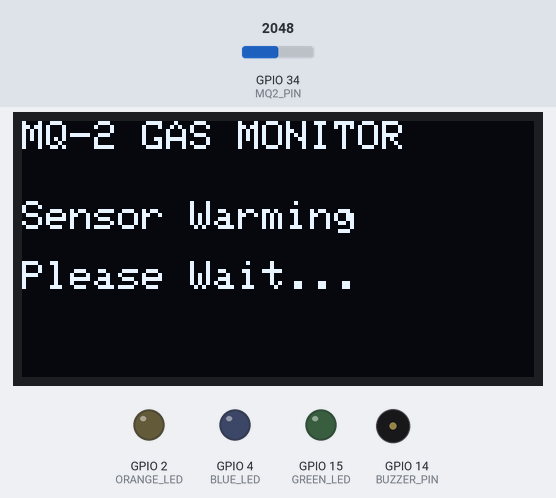
This sketch was run on a simulated ESP32. Parts: 128×64 one-colour display, output pins drawn as LEDs (lit = HIGH), buzzer (waves = sounding). The inputs (shaded band) are chosen by the test bench; at power-on: GPIO 34 (MQ2_PIN) = 2048. What the sketch prints to the serial monitor is not drawn.

Above: at 0.1 s.
At 30.1 s:
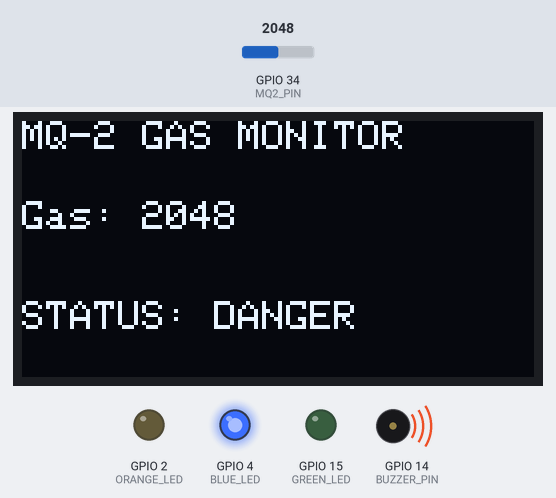
Timing chart, 0 to 31.6 s (numbered marks = the images above):
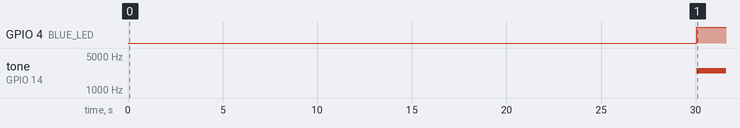

Measured:
- by itself, GPIO 4 (BLUE_LED): LOW → HIGH at 30.1 s
- by itself, tone on GPIO 14 (BUZZER_PIN): silent → 2500 Hz at 30.1 s

The sketch:

ESP32-MQ2-Gas-Leak-Monitor.ino
```cpp
/*************************************************
 * ESP32 MQ-2 Gas Leak Monitoring System
 * Author : Milad Mohseni
 * Board  : ESP32 (30-pin)
 *************************************************/

#include <Wire.h>
#include <Adafruit_GFX.h>
#include <Adafruit_SSD1306.h>

#define SCREEN_WIDTH 128
#define SCREEN_HEIGHT 64

Adafruit_SSD1306 display(
  SCREEN_WIDTH,
  SCREEN_HEIGHT,
  &Wire,
  -1
);

// MQ-2 Sensor
#define MQ2_PIN 34

// LEDs
#define GREEN_LED 15
#define ORANGE_LED 2
#define BLUE_LED 4

// Buzzer
#define BUZZER_PIN 14

int gasValue = 0;

void setup()
{
  Serial.begin(115200);

  Wire.begin(21, 22);

  pinMode(GREEN_LED, OUTPUT);
  pinMode(ORANGE_LED, OUTPUT);
  pinMode(BLUE_LED, OUTPUT);

  pinMode(BUZZER_PIN, OUTPUT);

  if(!display.begin(SSD1306_SWITCHCAPVCC, 0x3C))
  {
    while(true);
  }

  display.clearDisplay();
  display.setTextSize(1);
  display.setTextColor(SSD1306_WHITE);

  display.setCursor(0,0);
  display.println("MQ-2 GAS MONITOR");

  display.setCursor(0,20);
  display.println("Sensor Warming");

  display.setCursor(0,35);
  display.println("Please Wait...");

  display.display();

  delay(30000);
}

void loop()
{
  gasValue = analogRead(MQ2_PIN);

  Serial.print("Gas Value: ");
  Serial.println(gasValue);

  // -----------------------------
  // SAFE
  // -----------------------------
  if(gasValue < 300)
  {
    digitalWrite(GREEN_LED, HIGH);
    digitalWrite(ORANGE_LED, LOW);
    digitalWrite(BLUE_LED, LOW);

    noTone(BUZZER_PIN);

    display.clearDisplay();
    display.setTextSize(1);

    display.setCursor(0,0);
    display.println("MQ-2 GAS MONITOR");

    display.setCursor(0,20);
    display.print("Gas: ");
    display.println(gasValue);

    display.setCursor(0,45);
    display.println("STATUS: SAFE");

    display.display();
  }

  // -----------------------------
  // WARNING
  // -----------------------------
  else if(gasValue < 500)
  {
    digitalWrite(GREEN_LED, LOW);
    digitalWrite(ORANGE_LED, HIGH);
    digitalWrite(BLUE_LED, LOW);

    noTone(BUZZER_PIN);

    display.clearDisplay();
    display.setTextSize(1);

    display.setCursor(0,0);
    display.println("MQ-2 GAS MONITOR");

    display.setCursor(0,20);
    display.print("Gas: ");
    display.println(gasValue);

    display.setCursor(0,45);
    display.println("STATUS: WARNING");

    display.display();
  }

  // -----------------------------
  // DANGER
  // -----------------------------
  else
  {
    digitalWrite(GREEN_LED, LOW);
    digitalWrite(ORANGE_LED, LOW);
    digitalWrite(BLUE_LED, HIGH);

    tone(BUZZER_PIN, 2500);

    display.clearDisplay();
    display.setTextSize(1);

    display.setCursor(0,0);
    display.println("MQ-2 GAS MONITOR");

    display.setCursor(0,20);
    display.print("Gas: ");
    display.println(gasValue);

    display.setCursor(0,45);
    display.println("STATUS: DANGER");

    display.display();
  }

  delay(300);
}
```
